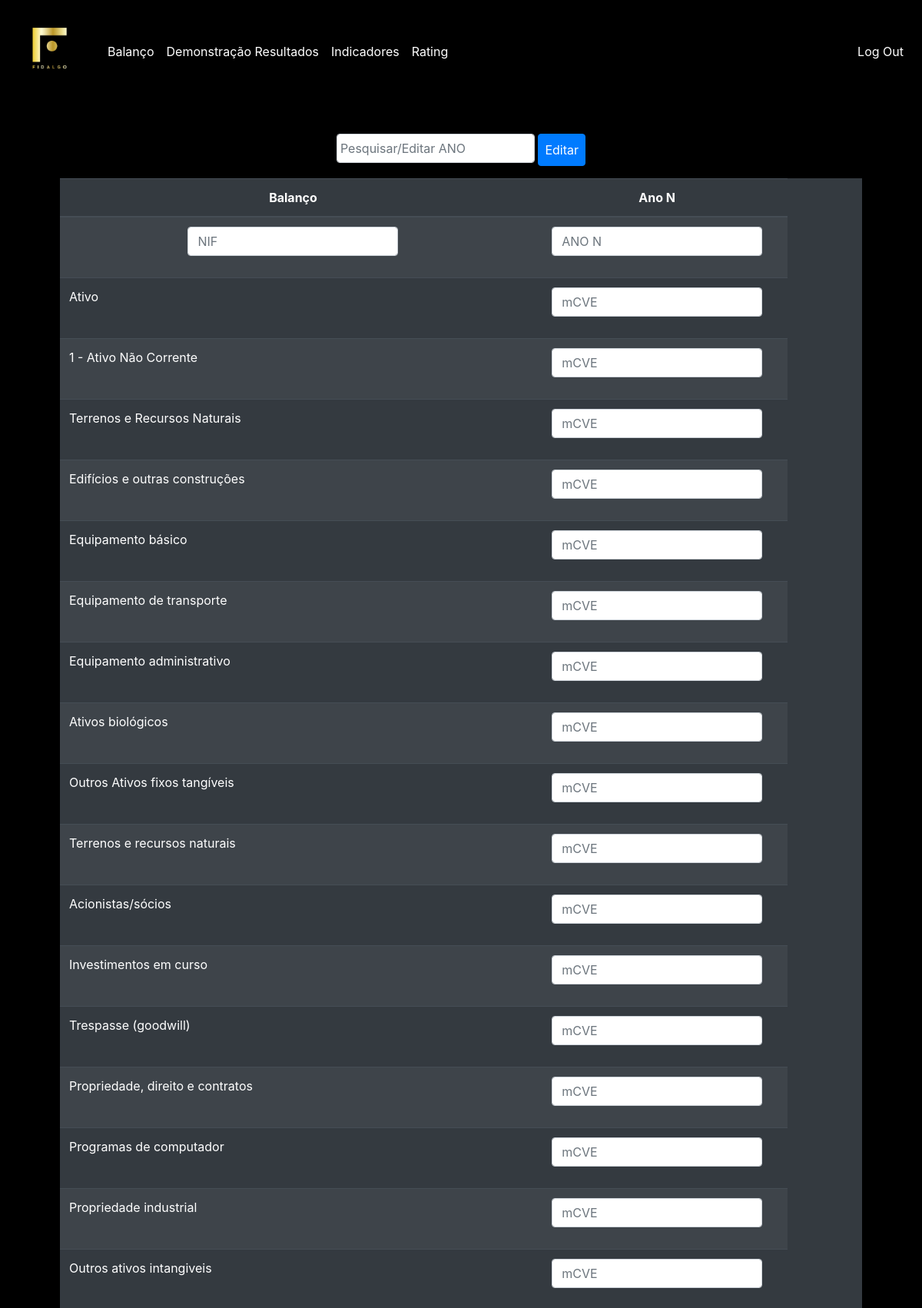
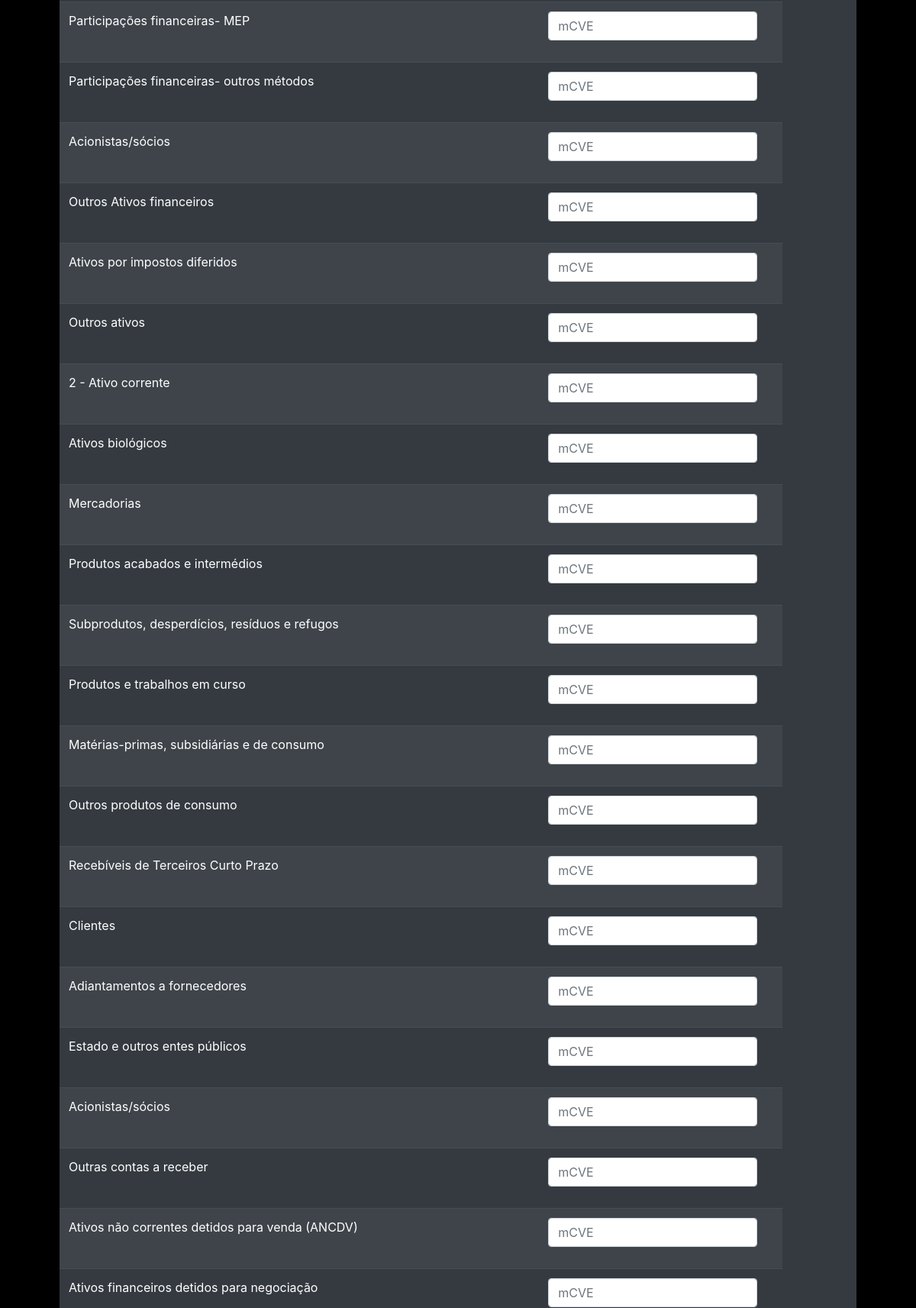
Page /balanco (signed in, upper part) on the committed database (2 pictures, top to bottom).
### tables this page shows
CREATE TABLE 'balanco' ('id' text,'rubrica' text, 'calculado' boolean DEFAULT 'FALSE');

### application.py (the view)
@app.route("/balanco", methods=["GET"])
@login_required
def balanco():
    ano = request.args.get('ano')
    data = {}
    res = None
    print("ano bl",ano)
    print("user bl", session["user_id"])
    if ano :
        res = db.execute("""SELECT * FROM base_balanco WHERE user_id=:id AND ANO_N=:ano LIMIT 1""",id=session["user_id"], ano = ano)
        for r in res:
            data = r
    resultado = db.execute("""
    SELECT id, rubrica
    FROM balanco
    WHERE calculado = 0""")
    balanco = []
    for r in resultado:
        balanco.append({"rubrica": r["rubrica"], "id":r["id"]})
    return render_template("balanco.html", balanco=balanco, data = data)

### helpers.py (called while the page is built)
def login_required(f):
    @wraps(f)
    def decorated_function(*args, **kwargs):
        if session.get("user_id") is None:
            return redirect("/login")
        return f(*args, **kwargs)
    return decorated_function

### templates/balanco.html (shortened to what this page needs)
{% extends "layout.html" %}
{% block main %}
<form action="/balanco" method="get">
    <input autocomplete="off" class="w-5 p-1 form-control" name="ano" placeholder="Pesquisar/Editar ANO" type="search">
    <button class="w-5 p-2 btn btn-primary" name="editar" type="submit">Editar</button>
</form>
<form action="/balanco" method="post">
    <table class= "table table-responsive-sm table-striped table-dark">
        <thead>
            <tr>
                <th>Balanço</th>
                <th>Ano N</th>
            </tr>
        </thead>
        <tbody>
            <tr>
                <td><div class="form-group"><input autocomplete="off" autofocus class="form-control" name="NIF" value="{{data.get("NIF") if data.get("NIF") else ''}}" placeholder="NIF" type="text"></div></td>
                <td><div class="form-group"><input autocomplete="off" autofocus class="form-control" name="ANO_N" value="{{data.get("ANO_N") if data.get("ANO_N") else ''}}" placeholder="ANO N" type="text"></div></td>
            </tr>
            {% for row in  balanco %}
            <tr>
                <td class="text-left">{{row["rubrica"]}}</td>
                <td><div class="form-group"><input autocomplete="off" autofocus class="form-control" name="{{row["id"]}}" value="{{data.get(row["id"]) if data.get(row["id"]) else ''}}" placeholder="mCVE" type="text"></div></td>
            </tr>
            {% endfor %}
        </tbody>
    </table>
 </form>
{% endblock %}

### static/styles.css (style rules this page uses)
.black { background-color: #000000 !important; }
main .form-control { display: inline-block; width: auto; }

### rows in the picture
balanco: rubrica "Ativo"
balanco: rubrica "1 - Ativo Não Corrente"
balanco: rubrica "Terrenos e Recursos Naturais"
balanco: rubrica "Edifícios e outras construções"
balanco: rubrica "Equipamento básico"
balanco: rubrica "Equipamento de transporte"
balanco: rubrica "Equipamento administrativo"
balanco: rubrica "Ativos biológicos"
balanco: rubrica "Outros Ativos fixos tangíveis"
balanco: rubrica "Terrenos e recursos naturais"
balanco: rubrica "Acionistas/sócios"
balanco: rubrica "Investimentos em curso"
balanco: rubrica "Trespasse (goodwill)"
balanco: rubrica "Propriedade, direito e contratos"
balanco: rubrica "Programas de computador"
balanco: rubrica "Propriedade industrial"
balanco: rubrica "Outros ativos intangiveis"
balanco: rubrica "Participações financeiras- MEP"
balanco: rubrica "Participações financeiras- outros métodos"
balanco: rubrica "Acionistas/sócios"
balanco: rubrica "Outros Ativos financeiros"
balanco: rubrica "Ativos por impostos diferidos"
balanco: rubrica "Outros ativos"
balanco: rubrica "2 - Ativo corrente"
balanco: rubrica "Ativos biológicos"
balanco: rubrica "Mercadorias"
balanco: rubrica "Produtos acabados e intermédios"
balanco: rubrica "Subprodutos, desperdícios, resíduos e refugos"
balanco: rubrica "Produtos e trabalhos em curso"
balanco: rubrica "Matérias-primas, subsidiárias e de consumo"
balanco: rubrica "Outros produtos de consumo"
balanco: rubrica "Recebíveis de Terceiros Curto Prazo"
balanco: rubrica "Clientes"
balanco: rubrica "Adiantamentos a fornecedores"
balanco: rubrica "Estado e outros entes públicos"
balanco: rubrica "Acionistas/sócios"
balanco: rubrica "Outras contas a receber"
balanco: rubrica "Ativos não correntes detidos para venda (ANCDV)"
balanco: rubrica "Ativos financeiros detidos para negociação"
